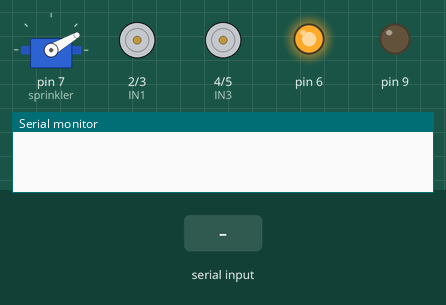
Simulated run of this sketch. Board: Arduino Uno, built with avr-gcc and run on an emulated ATmega328P. On the bench: servo, motor-driver pin pairs drawn as motors (green arrow = first pin HIGH = forward, orange = second pin HIGH = backward, longer = more drive), output pins drawn as LEDs (lit = HIGH), the last lines printed to the serial monitor. Inputs (shaded band) come from the test bench.

Above: at 1.2 s.
1.3 s: "W" received over Serial
At 3.2 s:
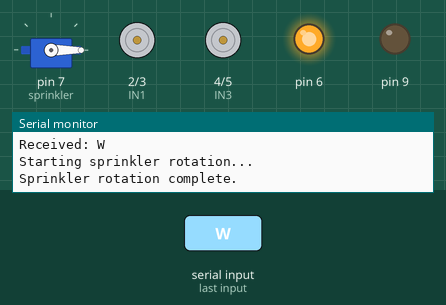
3.5 s: "F" received over Serial
At 4.2 s:
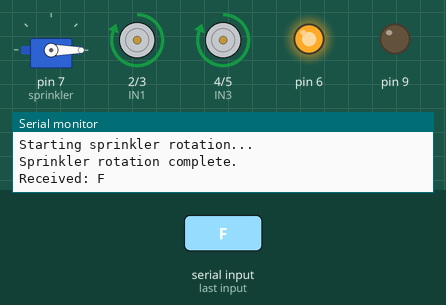
5.0 s: "B" received over Serial
At 5.4 s:
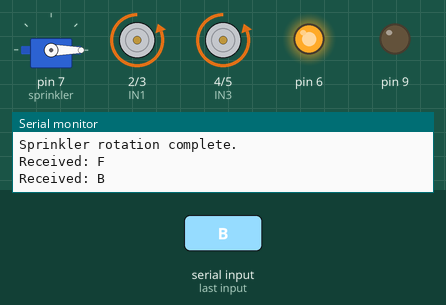
6.5 s: "L" received over Serial
At 7.7 s:
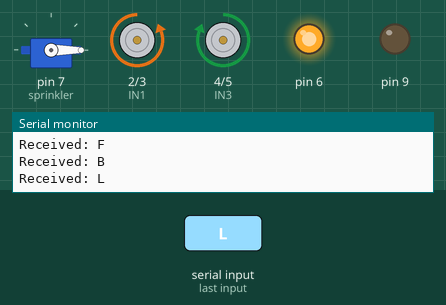
8.0 s: "R" received over Serial
At 8.9 s:
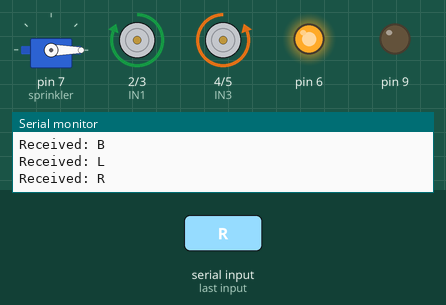
9.5 s: "C" received over Serial
At 10.0 s:
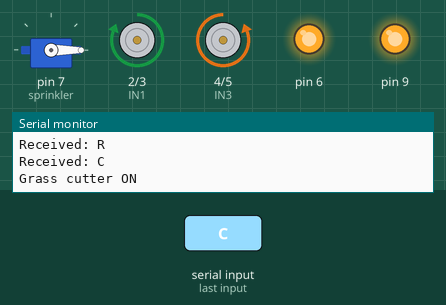
Timing chart, 0 to 12.0 s (numbered marks = the images above; inputs shaded):
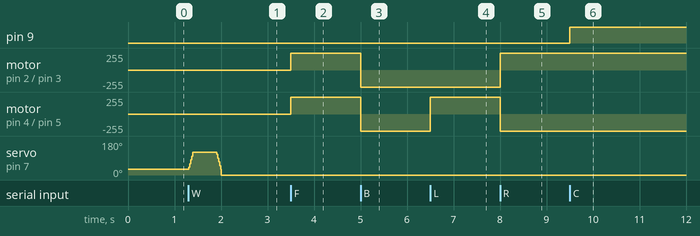

The sketch:

AGRICULTURE_ROBOT.ino
```cpp
#include <Servo.h>

Servo sprinkler;  // Servo for water spraying (now on pin 8)

char command;

void setup() {
  Serial.begin(9600);
  sprinkler.attach(7);       // Sprinkler servo to pin 8
  sprinkler.write(30);        // Initial position

  // Motor pins for L293D (movement)
  pinMode(2, OUTPUT);  // IN1
  pinMode(3, OUTPUT);  // IN2
  pinMode(4, OUTPUT);  // IN3
  pinMode(5, OUTPUT);  // IN4

  // Water Pump (via relay or MOSFET)
  pinMode(6, OUTPUT);
  digitalWrite(6, HIGH);      // Start with pump OFF

  // Grass cutting motor
  pinMode(9, OUTPUT);
  digitalWrite(9, LOW);     // Cutter OFF initially (LOW = ON)
}

void loop() {
  if (Serial.available()) {
    command = Serial.read();
    Serial.print("Received: ");
    Serial.println(command);

    if (command == 'F') forward();
    else if (command == 'B') backward();
    else if (command == 'L') left();
    else if (command == 'R') right();
    else if (command == 'S') stopCar();
    else if (command == 'W') rotateSprinkler();  // Servo spray
    else if (command == 'C') cutterOn();         // Cutter ON
    else if (command == 'O') cutterOff();        // Cutter OFF
    else if (command == 'P') pumpOn();           // Pump ON
    else if (command == 'Q') pumpOff();          // Pump OFF
  }
}

// Movement functions
void forward() {
  digitalWrite(2, HIGH); digitalWrite(3, LOW);
  digitalWrite(4, HIGH); digitalWrite(5, LOW);
}

void backward() {
  digitalWrite(2, LOW); digitalWrite(3, HIGH);
  digitalWrite(4, LOW); digitalWrite(5, HIGH);
}

void left() {
  digitalWrite(2, LOW); digitalWrite(3, HIGH);
  digitalWrite(4, HIGH); digitalWrite(5, LOW);
}

void right() {
  digitalWrite(2, HIGH); digitalWrite(3, LOW);
  digitalWrite(4, LOW); digitalWrite(5, HIGH);
}

void stopCar() {
  digitalWrite(2, LOW); digitalWrite(3, LOW);
  digitalWrite(4, LOW); digitalWrite(5, LOW);
}

// Sprinkler Servo sweep
void rotateSprinkler() {
  Serial.println("Starting sprinkler rotation...");
  for (int pos = 30; pos <= 120; pos += 10) {
    sprinkler.write(pos);
    void pumpOn();
    delay(10);
  }
  delay(500);
  for (int pos = 120; pos >= 30; pos -= 10) {
    sprinkler.write(pos);
    void pumpOn();
    delay(10);
  }
  sprinkler.write(0);
  Serial.println("Sprinkler rotation complete.");
}

// Cutter control
void cutterOn() {
  digitalWrite(9, HIGH);  // Cutter motor ON (depends on wiring)
  Serial.println("Grass cutter ON");
}

void cutterOff() {
  digitalWrite(9, LOW); // Cutter motor OFF
  Serial.println("Grass cutter OFF");
}

// Pump control
void pumpOn() {
  digitalWrite(6, HIGH); // Relay ON
  Serial.println("Pump ON");
}

void pumpOff() {
  digitalWrite(6, LOW);  // Relay OFF
  Serial.println("Pump OFF");
}
```

Measured:
- after the input at 1.3 s, servo on pin 7 (sprinkler): rises from 30° to 120° in 0.08 s, then falls to 0° in 0.61 s
- after the input at 3.5 s, motor on pin 2 (IN1) / pin 3 (IN2), motor on pin 4 (IN3) / pin 5 (IN4): stopped → forward 255/255 at once
- after the input at 5.0 s, motor on pin 2 (IN1) / pin 3 (IN2), motor on pin 4 (IN3) / pin 5 (IN4): forward 255/255 → backward 255/255 at once
- after the input at 6.5 s, motor on pin 4 (IN3) / pin 5 (IN4): backward 255/255 → forward 255/255 at once
- after the input at 8.0 s, motor on pin 2 (IN1) / pin 3 (IN2): backward 255/255 → forward 255/255 at once; motor on pin 4 (IN3) / pin 5 (IN4): forward 255/255 → backward 255/255 at once
- after the input at 9.5 s, pin 9: LOW → HIGH at once
